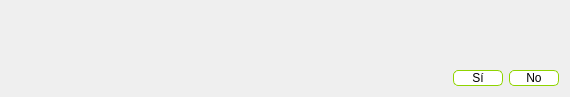
<?xml version="1.0" encoding="UTF-8"?>
<ui version="4.0">
 <class>Dialog</class>
 <widget class="QDialog" name="Dialog">
  <property name="geometry">
   <rect>
    <x>0</x>
    <y>0</y>
    <width>570</width>
    <height>97</height>
   </rect>
  </property>
  <property name="maximumSize">
   <size>
    <width>570</width>
    <height>16777215</height>
   </size>
  </property>
  <property name="windowTitle">
   <string>Dialog</string>
  </property>
  <property name="styleSheet">
   <string notr="true">QPushButton {
    background-color: white;
	border-style: solid;
    border-width: 1px;
    border-radius: 5px;
    border-color: rgb(143,212,0);

}
QPushButton:hover {
    background-color: gray;
    border-width: 2px;
    border-radius: 5px;
    border-color: rgb(143,212,0);

}
QPushButton:pressed {
    background-color: rgb(143,212,0);
    border-width: 2px;
    border-radius: 5px;
    border-color: rgb(143,212,0);

}</string>
  </property>
  <layout class="QGridLayout" name="gridLayout">
   <item row="0" column="0" colspan="3">
    <widget class="QLabel" name="texto">
     <property name="maximumSize">
      <size>
       <width>570</width>
       <height>16777215</height>
      </size>
     </property>
     <property name="text">
      <string/>
     </property>
    </widget>
   </item>
   <item row="1" column="2">
    <widget class="QPushButton" name="cancel">
     <property name="sizePolicy">
      <sizepolicy hsizetype="Fixed" vsizetype="Fixed">
       <horstretch>0</horstretch>
       <verstretch>0</verstretch>
      </sizepolicy>
     </property>
     <property name="maximumSize">
      <size>
       <width>50</width>
       <height>16777215</height>
      </size>
     </property>
     <property name="text">
      <string>No</string>
     </property>
    </widget>
   </item>
   <item row="1" column="1">
    <widget class="QPushButton" name="ok">
     <property name="sizePolicy">
      <sizepolicy hsizetype="Fixed" vsizetype="Fixed">
       <horstretch>0</horstretch>
       <verstretch>0</verstretch>
      </sizepolicy>
     </property>
     <property name="maximumSize">
      <size>
       <width>50</width>
       <height>16777215</height>
      </size>
     </property>
     <property name="text">
      <string>Sí</string>
     </property>
    </widget>
   </item>
  </layout>
 </widget>
 <resources/>
 <connections/>
</ui>
